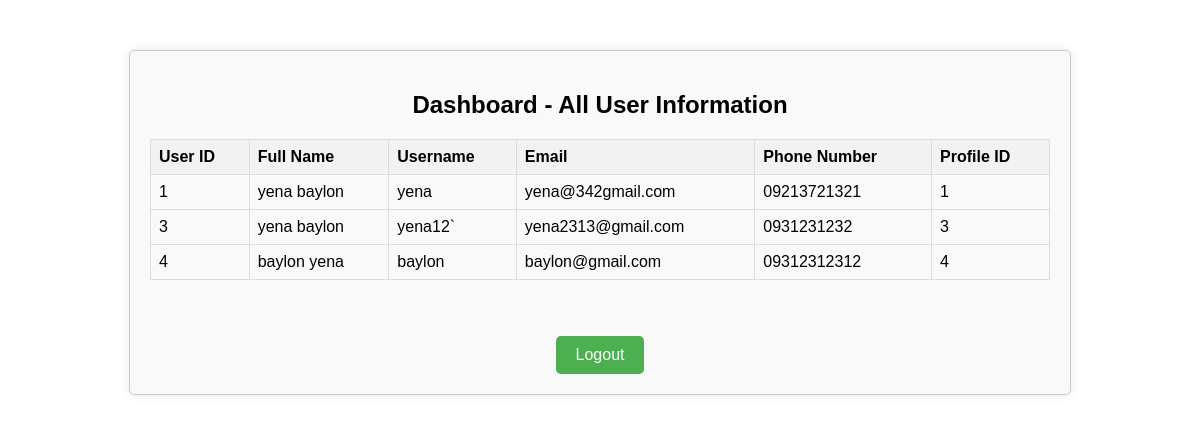
/dashboard.php (signed in), run on the app's committed database.
### tables this page shows
CREATE TABLE `profiles` (
  `profile_id` int(11) NOT NULL,
  `user_id` int(11) NOT NULL
);

CREATE TABLE `users` (
  `user_id` int(11) NOT NULL,
  `fullname` varchar(100) NOT NULL,
  `username` varchar(50) NOT NULL,
  `email` varchar(100) NOT NULL,
  `phone_number` varchar(15) NOT NULL,
  `password` varchar(255) NOT NULL
);

### dashboard.php (the view, shortened to what this page needs)
<?php
include 'sample/databases/config.php';
$stmt = $pdo->prepare("SELECT u.user_id, u.fullname, u.username, u.email, u.phone_number, p.profile_id
                       FROM users u
                       LEFT JOIN profiles p ON u.user_id = p.user_id");
$stmt->execute();
$users = $stmt->fetchAll();
?>
<!DOCTYPE html>
<html lang="en">
<head>
    <link rel="stylesheet" href="sample/dashboard.css">
</head>
<body>
<div class="dashboard-container">
    <h2>Dashboard - All User Information</h2>
    <table>
        <thead>
            <tr>
                <th>User ID</th>
                <th>Full Name</th>
                <th>Username</th>
                <th>Email</th>
                <th>Phone Number</th>
                <th>Profile ID</th>
            </tr>
        </thead>
        <tbody>
            <?php foreach ($users as $user): ?>
                <tr>
                    <td><?php echo htmlspecialchars($user['user_id']); ?></td>
                    <td><?php echo htmlspecialchars($user['fullname']); ?></td>
                    <td><?php echo htmlspecialchars($user['username']); ?></td>
                    <td><?php echo htmlspecialchars($user['email']); ?></td>
                    <td><?php echo htmlspecialchars($user['phone_number']); ?></td>
                    <td><?php echo htmlspecialchars($user['profile_id']); ?></td>
                </tr>
            <?php endforeach; ?>
        </tbody>
    </table>
    <br><br>
    <a href="sample/databases/logout.php">Logout</a>
</div>
</body>
</html>

### sample/dashboard.css (style rules this page uses)
body, html { margin: 0; padding: 0; font-family: Arial, sans-serif; height: 100%; }
.dashboard-container { width: 80%; max-width: 900px; margin: 50px auto; padding: 20px; border: 1px solid #ccc; border-radius: 5px; box-shadow: 0 0 10px rgba(0, 0, 0, 0.1); background-color: #f9f9f9; text-align: center; }
.dashboard-container h2 { margin-bottom: 20px; }
table { width: 100%; border-collapse: collapse; margin: 0 auto; }
table th, table td { padding: 8px; text-align: left; border: 1px solid #ddd; }
table th { background-color: #f2f2f2; }
a { display: inline-block; margin-top: 20px; padding: 10px 20px; background-color: #4CAF50; color: white; text-decoration: none; border-radius: 5px; }

### data on the page
profiles: user.user_id "1", user.fullname "yena baylon", user.username "yena", user.email "yena@342gmail.com", user.phone_number "09213721321", profile_id "1"
profiles: user.user_id "3", user.fullname "yena baylon", user.username "yena12`", user.email "yena2313@gmail.com", user.phone_number "0931231232", profile_id "3"
profiles: user.user_id "4", user.fullname "baylon yena", user.username "baylon", user.email "baylon@gmail.com", user.phone_number "09312312312", profile_id "4"
